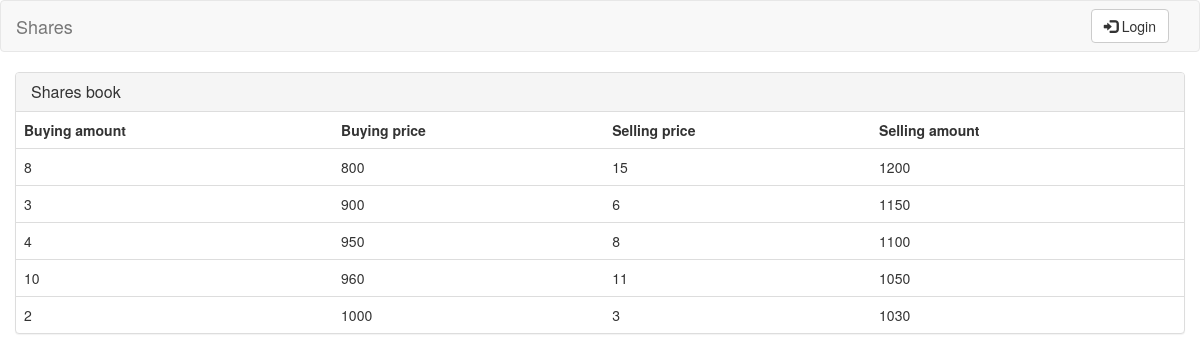
The page / on the database its author committed.
### tables this page shows
create table shares(	
    shares_type enum('purchase', 'sales') not null,
    amount integer unsigned not null,
    price double unsigned not null,
	constraint shares_pk primary key (shares_type, price)
);

### functions.php (called while the page is built, shortened)
<?php
    function user_logged_in() {
        if (isset($_SESSION['231826_user'])) {
            return $_SESSION['231826_user'];
        } else {
            return false;
        }
    }
?>

### functions_database.php (called while the page is built, shortened)
<?php
    function connect_to_database() {
        $success = true;
        $connection = mysqli_connect(DB_HOST, DB_USER, DB_PASSWORD, DB_DATABASE);
        return $connection;
    }
    function get_buying_shares(){
        return get_shares('purchase');
    }
    function get_selling_shares(){
        return get_shares('sales');
    }
    function get_shares($shares_type){
        $rows = Array();
        $connection = connect_to_database();
        if ($shares_type)
            if ( $shares_type == 'purchase')
                $sql_statement = "select * from shares where shares_type = '$shares_type' and amount !=0 order by price";
            else
                $sql_statement = "select * from shares where shares_type = '$shares_type' and amount !=0 order by price desc";
        else
            $sql_statement = "select * from shares";
        try{
            if ( !($result = mysqli_query($connection, $sql_statement)) )
                throw new Exception("Problems while retrieving shares.");
        }catch (Exception $e){
            $success = false;
            $err_msg = $e->getMessage();
        }
        while ($row = mysqli_fetch_assoc($result))
            $rows[] = $row;
        return $rows;
    }
?>

### index.php (the view, shortened to what this page needs)
<?php
    include 'functions.php';
    include 'functions_database.php';
?>
<!DOCTYPE html>
<html lang="en">
<head>
    <link href="bootstrap/css/bootstrap.min.css" rel="stylesheet">
    <link href="shares_style.css" rel="stylesheet" type="text/css"/>
</head>
<body>
    <?php
        include 'navbar.php';
    ?>
    <div class="col-lg-12">
        <div class="panel panel-default">
            <div class="panel-heading">
                <h3 class="panel-title">Shares book</h3>
            </div>
            <table class="table">
                <tr>
                    <th>Buying amount</th>
                    <th>Buying price</th>
                    <th>Selling price</th>
                    <th>Selling amount</th>
                </tr>
                <?php
                    $buying_shares = get_buying_shares();
                    $buying_dimension = count($buying_shares);
                    $selling_shares = get_selling_shares();
                    $selling_dimension = count($selling_shares);
                    for ($i = 0; $i < TABLE_ROWS; $i++){
                        echo "<tr>";
                        if ($i < $buying_dimension){
                            echo "<td>".$buying_shares[$i]['amount']."</td>";
                            echo "<td>".$buying_shares[$i]['price']."</td>";
                        }
                        else
                            echo "<td></td><td></td>";
                        if ($i < $selling_dimension){
                            echo "<td>".$selling_shares[$i]['amount']."</td>";
                            echo "<td>".$selling_shares[$i]['price']."</td>";
                        }
                        else
                            echo "<td></td><td></td>";
                        echo "</tr>";
                    }
                ?>
            </table>
        </div>
    </div>
</body>
</html>

### navbar.php (shortened to what this page needs)
<nav class="navbar navbar-default" id="navbar">
    <div class="container-fluid">
        <div class="navbar-header">
            <a class="navbar-brand" href="/2016_09_project">
                Shares
            </a>
        </div>
        <div class="collapse navbar-collapse">
            <ul class="nav navbar-nav navbar-right">
                <?php
                    if ( !user_logged_in() ) {
                        echo "<li>
                                <form method=\"get\" action=\"auth_login.php\" class=\"navbar-form navbar-left\">
                                  <a href=\"auth_login.php\">
                                    <button type=\"button\" class=\"btn btn-default\">
                                        <span class=\"glyphicon glyphicon-log-in\" aria-hidden=\"true\"></span> Login
                                    </button>
                                   </a>
                                </form>
                              </li>";
                    }
                ?>
            </ul>
        </div>
    </div>
</nav>

### shares_style.css (style rules this page uses)
body { background-color: #ffffff; }

### rows shown on the page
shares: amount "8", price "800"
shares: amount "15", price "1200"
shares: amount "3", price "900"
shares: amount "6", price "1150"
shares: amount "4", price "950"
shares: amount "8", price "1100"
shares: amount "10", price "960"
shares: amount "11", price "1050"
shares: amount "2", price "1000"
shares: amount "3", price "1030"
